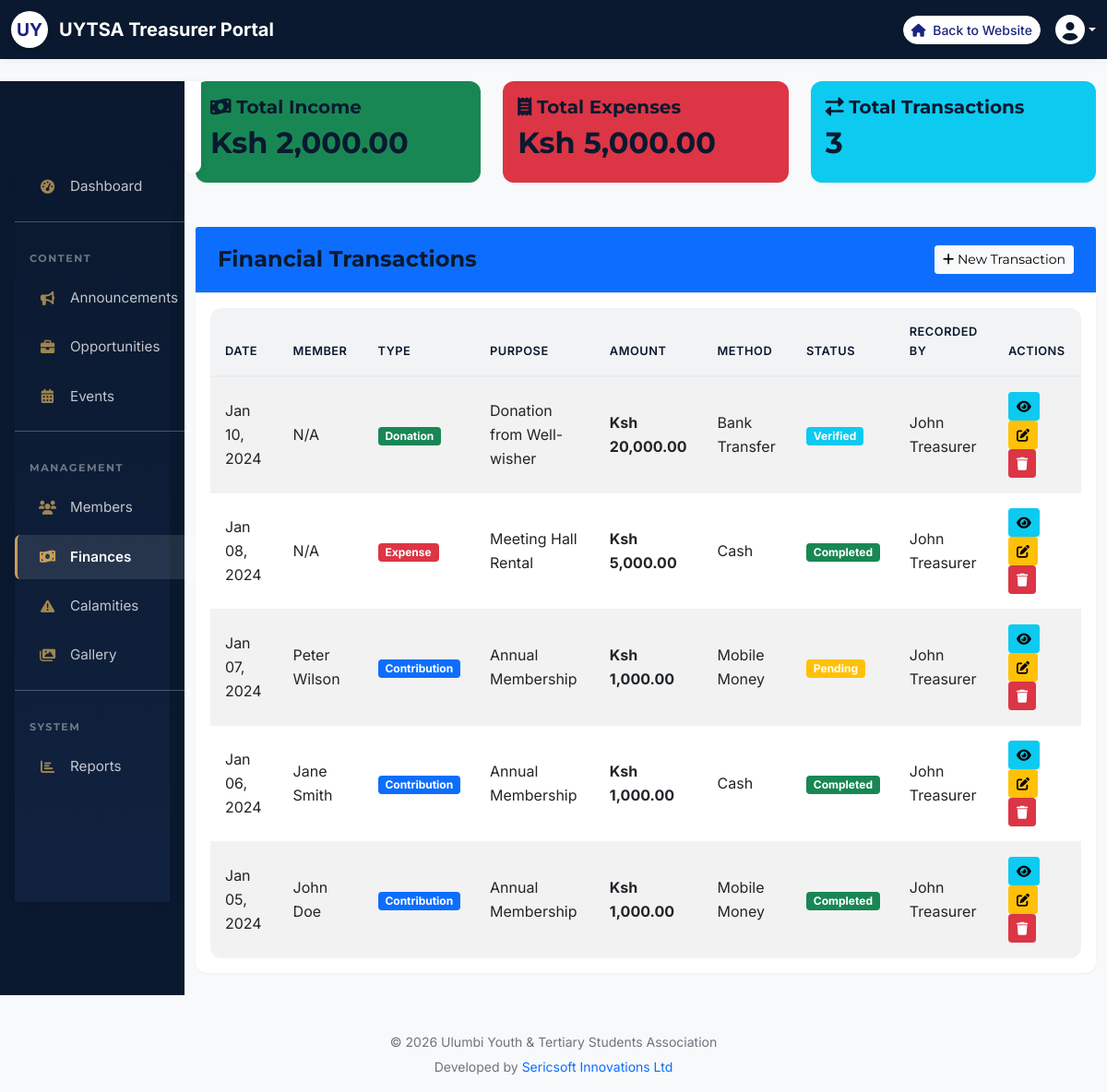
Page /admin/finances.php (signed in) on the committed database.
### tables this page shows
CREATE TABLE finances (
    id INT PRIMARY KEY AUTO_INCREMENT,
    transaction_type ENUM('contribution', 'donation', 'expense', 'project_fund', 'event_fund') NOT NULL,
    member_id INT,
    amount DECIMAL(10,2) NOT NULL,
    purpose VARCHAR(255) NOT NULL,
    description TEXT,
    receipt_number VARCHAR(50) UNIQUE,
    payment_method ENUM('cash', 'mobile_money', 'bank_transfer', 'other') DEFAULT 'cash',
    status ENUM('pending', 'completed', 'verified', 'cancelled') DEFAULT 'pending',
    recorded_by INT,
    transaction_date DATE,
    recorded_at TIMESTAMP DEFAULT CURRENT_TIMESTAMP,
    FOREIGN KEY (member_id) REFERENCES users(id) ON DELETE SET NULL,
    FOREIGN KEY (recorded_by) REFERENCES users(id) ON DELETE SET NULL
);

CREATE TABLE users (
    id INT PRIMARY KEY AUTO_INCREMENT,
    username VARCHAR(50) UNIQUE NOT NULL,
    email VARCHAR(100) UNIQUE NOT NULL,
    password VARCHAR(255) NOT NULL,
    full_name VARCHAR(100) NOT NULL,
    role ENUM('member', 'Patron', 'Chairperson', 'Vice_Chairperson', 'Secretary_General', 'Treasurer', 'Organizing_Secretary', 'Publicity_Officer', 'NextGen_Docket') DEFAULT 'member',
    phone VARCHAR(20),
    institution VARCHAR(100),
    course VARCHAR(100),
    year_of_study VARCHAR(20),
    graduation_year INT,
    profile_image VARCHAR(255),
    bio TEXT,
    status ENUM('active', 'inactive', 'alumni') DEFAULT 'active',
    is_approved TINYINT(1) DEFAULT 0,
    registration_date TIMESTAMP DEFAULT CURRENT_TIMESTAMP,
    last_login TIMESTAMP NULL,
    reset_token VARCHAR(255),
    reset_expiry TIMESTAMP NULL
);

### includes/session.php (called while the page is built, shortened)
<?php
function isLoggedIn() {
    return isset($_SESSION['user_id']);
}
function hasPermission($permission) {
    $role = $_SESSION['role'];
    switch ($permission) {
        case PERM_FINANCES:
            return $role === 'Treasurer';
        case PERM_SETTINGS:
            return false;
    }
}
?>

### admin/finances.php (the view, shortened to what this page needs)
<?php
require_once '../includes/session.php';
$conn = getDBConnection();
$transactions = $conn->query("
    SELECT f.*, u.full_name as member_name, ur.full_name as recorded_by_name
    FROM finances f
    LEFT JOIN users u ON f.member_id = u.id
    LEFT JOIN users ur ON f.recorded_by = ur.id
    ORDER BY f.transaction_date DESC, f.recorded_at DESC
");
$stats = $conn->query("
    SELECT
        SUM(CASE WHEN transaction_type IN ('contribution', 'donation', 'project_fund', 'event_fund') THEN amount ELSE 0 END) as total_income,
        SUM(CASE WHEN transaction_type = 'expense' THEN amount ELSE 0 END) as total_expenses,
        COUNT(*) as total_transactions
    FROM finances
    WHERE status = 'completed'
")->fetch_assoc();
?>
<?php include 'header.php'; ?>
    <div class="container-fluid mt-4">
        <div class="row">
            <?php include 'sidebar.php'; ?>
            <div class="col-md-10">
                <div class="row mb-4">
                    <div class="col-md-4">
                        <div class="card bg-success text-white">
                            <div class="card-body">
                                <h5><i class="fas fa-money-bill-wave"></i> Total Income</h5>
                                <h2>Ksh <?php echo number_format($stats['total_income'] ?? 0, 2); ?></h2>
                            </div>
                        </div>
                    </div>
                    <div class="col-md-4">
                        <div class="card bg-danger text-white">
                            <div class="card-body">
                                <h5><i class="fas fa-receipt"></i> Total Expenses</h5>
                                <h2>Ksh <?php echo number_format($stats['total_expenses'] ?? 0, 2); ?></h2>
                            </div>
                        </div>
                    </div>
                    <div class="col-md-4">
                        <div class="card bg-info text-white">
                            <div class="card-body">
                                <h5><i class="fas fa-exchange-alt"></i> Total Transactions</h5>
                                <h2><?php echo $stats['total_transactions'] ?? 0; ?></h2>
                            </div>
                        </div>
                    </div>
                </div>
                <div class="card">
                    <div class="card-header bg-primary text-white d-flex justify-content-between align-items-center">
                        <h4 class="mb-0">Financial Transactions</h4>
                        <?php if (hasPermission(PERM_FINANCES)): ?>
                        <button type="button" class="btn btn-light btn-sm" data-bs-toggle="modal" data-bs-target="#addModal">
                            <i class="fas fa-plus"></i> New Transaction
                        </button>
                        <?php endif; ?>
                    </div>
                    <div class="card-body">
                        <div class="table-responsive">
                            <table class="table table-striped table-hover">
                                <thead>
                                    <tr>
                                        <th>Date</th>
                                        <th>Member</th>
                                        <th>Type</th>
                                        <th>Purpose</th>
                                        <th>Amount</th>
                                        <th>Method</th>
                                        <th>Status</th>
                                        <th>Recorded By</th>
                                        <th>Actions</th>
                                    </tr>
                                </thead>
                                <tbody>
                                    <?php while ($transaction = $transactions->fetch_assoc()): ?>
                                    <tr>
                                        <td><?php echo date('M d, Y', strtotime($transaction['transaction_date'])); ?></td>
                                        <td><?php echo htmlspecialchars($transaction['member_name'] ?? 'N/A'); ?></td>
                                        <td>
                                            <?php
                                            $typeBadge = [
                                                'contribution' => 'primary',
                                                'donation' => 'success',
                                                'expense' => 'danger',
                                                'project_fund' => 'info',
                                                'event_fund' => 'warning'
                                            ];
                                            $typeText = ucwords(str_replace('_', ' ', $transaction['transaction_type']));
                                            ?>
                                            <span class="badge bg-<?php echo $typeBadge[$transaction['transaction_type']]; ?>">
                                                <?php echo $typeText; ?>
                                            </span>
                                        </td>
                                        <td><?php echo htmlspecialchars($transaction['purpose']); ?></td>
                                        <td class="fw-bold">
                                            Ksh <?php echo number_format($transaction['amount'], 2); ?>
                                        </td>
                                        <td><?php echo ucwords(str_replace('_', ' ', $transaction['payment_method'])); ?></td>
                                        <td>
                                            <?php
                                            $statusBadge = [
                                                'pending' => 'warning',
                                                'completed' => 'success',
                                                'verified' => 'info',
                                                'cancelled' => 'danger'
                                            ];
                                            ?>
                                            <span class="badge bg-<?php echo $statusBadge[$transaction['status']]; ?>">
                                                <?php echo ucfirst($transaction['status']); ?>
                                            </span>
                                        </td>
                                        <td><?php echo htmlspecialchars($transaction['recorded_by_name']); ?></td>
                                        <td>
                                            <button class="btn btn-sm btn-info" data-bs-toggle="modal" data-bs-target="#viewModal<?php echo $transaction['id']; ?>">
                                                <i class="fas fa-eye"></i>
                                            </button>
                                            <?php if (hasPermission(PERM_FINANCES)): ?>
                                            <button class="btn btn-sm btn-warning" data-bs-toggle="modal" data-bs-target="#updateModal<?php echo $transaction['id']; ?>">
                                                <i class="fas fa-edit"></i>
                                            </button>
                                            <a href="?delete=<?php echo $transaction['id']; ?>" class="btn btn-sm btn-danger" onclick="return confirm('Delete this transaction?')">
                                                <i class="fas fa-trash"></i>
                                            </a>
                                            <?php endif; ?>
                                        </td>
                                    </tr>
                                    <?php endwhile; ?>
                                </tbody>
                            </table>
                        </div>
                    </div>
                </div>
            </div>
        </div>
    </div>
<?php include 'footer.php'; ?>

### assets/css/style.css (style rules this page uses)
:root { --uytsa-blue: #2c3e50; --uytsa-light-blue: #3498db; --uytsa-red: #e74c3c; --uytsa-green: #2ecc71; --uytsa-yellow: #f39c12; }

### assets/css/modern.css (style rules this page uses)
:root { --corporate-navy: #0a192f; --corporate-blue: #112240; --corporate-accent: #c5a059; --corporate-accent-hover: #d4af37; --corporate-light: #f8f9fa; --corporate-dark: #212529; --corporate-gray: #8892b0; --corporate-border: #e2e8f0; --font-primary: 'Inter', sans-serif; --font-heading: 'Montserrat', sans-serif; --shadow-sm: 0 1px 2px 0 rgba(0, 0, 0, 0.05); --shadow-md: 0 4px 6px -1px rgba(0, 0, 0, 0.1), 0 2px 4px -1px rgba(0, 0, 0, 0.06); --shadow-lg: 0 10px 15px -3px rgba(0, 0, 0, 0.1), 0 4px 6px -2px rgba(0, 0, 0, 0.05); --shadow-premium: 0 20px 25px -5px rgba(0, 0, 0, 0.1), 0 10px 10px -5px rgba(0, 0, 0, 0.04); }
body { font-family: var(--font-primary); color: var(--corporate-dark); background-color: var(--corporate-light); line-height: 1.6; }
h1, h2, h3, h4, h5, h6 { font-family: var(--font-heading); font-weight: 700; color: var(--corporate-navy); }

### admin/css/admin.css (style rules this page uses)
:root { --sidebar-width: 250px; --header-height: 60px; --primary-color: var(--corporate-navy); --secondary-color: var(--corporate-blue); --accent-color: var(--corporate-accent); }
body { background-color: var(--corporate-light); font-family: var(--font-primary); }
.card { border: none; border-radius: 12px; box-shadow: var(--shadow-sm); transition: all 0.3s ease; background: white; margin-bottom: 24px; }
.card-header { background-color: white; border-bottom: 1px solid var(--corporate-border); padding: 20px 24px; font-weight: 700; color: var(--corporate-navy); font-family: var(--font-heading); }
.table-responsive { border-radius: 12px; overflow: hidden; background: white; }
.table { margin-bottom: 0; }
.table thead th { background-color: #f1f3f5; border-bottom: 2px solid #e9ecef; color: var(--corporate-navy); font-weight: 600; text-transform: uppercase; font-size: 0.8rem; padding: 16px; letter-spacing: 0.5px; }
.table tbody td { padding: 16px; vertical-align: middle; color: var(--corporate-dark); border-bottom: 1px solid #f1f3f5; }

### rows in the picture
finances: transaction_date "Jan 10, 2024", member_name "N/A", transaction_type "Donation", purpose "Donation from Well-wisher", amount "20,000.00", payment_method "Bank Transfer", status "Verified", recorded_by.full_name "John Treasurer"
finances: transaction_date "Jan 08, 2024", member_name "N/A", transaction_type "Expense", purpose "Meeting Hall Rental", amount "5,000.00", payment_method "Cash", status "Completed", recorded_by.full_name "John Treasurer"
finances: transaction_date "Jan 07, 2024", member.full_name "Peter Wilson", transaction_type "Contribution", purpose "Annual Membership", amount "1,000.00", payment_method "Mobile Money", status "Pending", recorded_by.full_name "John Treasurer"
finances: transaction_date "Jan 06, 2024", member.full_name "Jane Smith", transaction_type "Contribution", purpose "Annual Membership", amount "1,000.00", payment_method "Cash", status "Completed", recorded_by.full_name "John Treasurer"
finances: transaction_date "Jan 05, 2024", member.full_name "John Doe", transaction_type "Contribution", purpose "Annual Membership", amount "1,000.00", payment_method "Mobile Money", status "Completed", recorded_by.full_name "John Treasurer"

### other values in the picture
$headerRole "Treasurer"
$stats['total_income'] "2,000.00"
$stats['total_expenses'] "5,000.00"
$stats['total_transactions'] "3"
